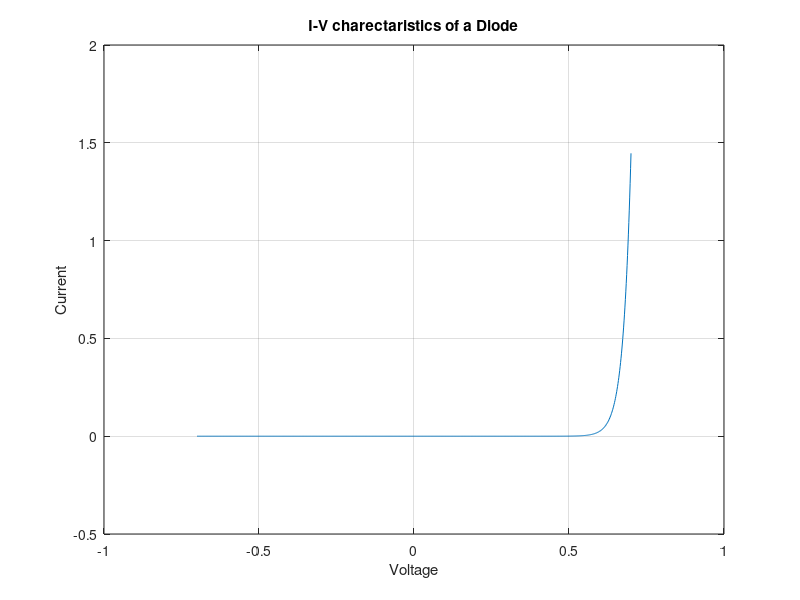

The MATLAB source for this figure:
%author: Muhtasim Redwan
%id: 22024002
%date: 17-09-2024

%Define the diode equation.
Is = 1e-12; %saturation current 
Vt = 0.025; %thermal voltage in volts


%Plot the current vs. voltage
V = linspace(-0.7,.7, 1000);
I = Is * (exp(V/Vt) -1);
plot(V, I);
title("I-V charectaristics of a Diode");
xlabel("Voltage");
ylabel("Current");
grid on;
